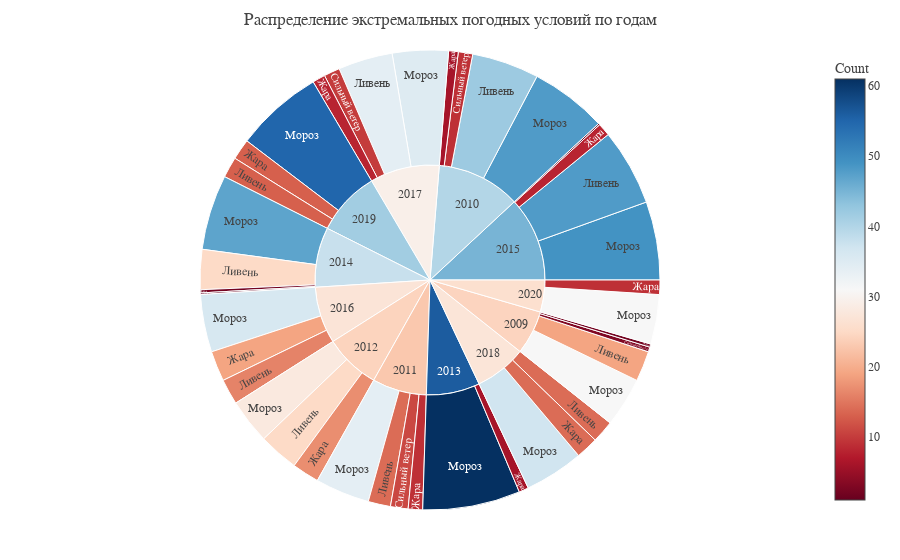

The cell this chart's notebook holds for it:
### Markdown cell above
# 10. Анализ экстремальных погодных явлений

### Code cell
# Идентификация экстремальных погодных условий
extreme_conditions = df.copy()
extreme_conditions['Extreme_Event'] = 'Норма'

# Определение экстремальных условий
extreme_conditions.loc[extreme_conditions['Maximum temperature (°F)'] > 85, 'Extreme_Event'] = 'Жара'
extreme_conditions.loc[extreme_conditions['Minimum temperature (°F)'] < 15, 'Extreme_Event'] = 'Мороз'
extreme_conditions.loc[extreme_conditions['Maximum windspeed (mph)'] > 40, 'Extreme_Event'] = 'Сильный ветер'
extreme_conditions.loc[extreme_conditions['Rainfall for month (in)'] > 1.5, 'Extreme_Event'] = 'Ливень'

extreme_counts = extreme_conditions[extreme_conditions['Extreme_Event'] != 'Норма'].groupby(
    ['Year', 'Extreme_Event']).size().reset_index(name='Count')

fig = px.sunburst(extreme_counts, path=['Year', 'Extreme_Event'], values='Count',
                  title='Распределение экстремальных погодных условий по годам',
                  color='Count', color_continuous_scale='RdBu')

fig.show()

# Статистика экстремальных явлений
print("СТАТИСТИКА ЭКСТРЕМАЛЬНЫХ ЯВЛЕНИЙ:")
for event in ['Жара', 'Мороз', 'Сильный ветер', 'Ливень']:
    count = len(extreme_conditions[extreme_conditions['Extreme_Event'] == event])
    print(f"{event}: {count} дней ({count/len(df)*100:.1f}%)")

### Figure 1 — Plotly figure (JSON) as saved in the notebook; plotly's stock layout.template omitted (floating-point values rounded to 4 significant figures)
{"data": [{"branchvalues": "total", "customdata": [[2.0], [19.0], [31.0], [3.0], [6.0], [42.0], [48.0], [9.0], [9.0], [14.0], [34.0], [11.0], [17.0], [25.0], [28.0], [6.0], [61.0], [2.0], [25.0], [47.0], [1.0], [8.0], [48.0], [49.0], [1.0], [19.0], [16.0], [36.0], [8.0], [34.0], [35.0], [10.0], [14.0], [14.0], [37.0], [13.0], [13.0], [55.0], [9.0], [31.0], [24.27], [39.86], [22.85], [24.26], [56.07], [37.85], [45.0], [26.94], [29.25], [27.09], [41.52], [26.05]], "domain": {"x": [0, 1], "y": [0, 1]}, "hovertemplate": "labels=%{label}<br>Count_sum=%{value}<br>parent=%{parent}<br>id=%{id}<br>Count=%{color}<extra></extra>", "ids": ["2009/Жара", "2009/Ливень", "2009/Мороз", "2009/Сильный ветер", "2010/Жара", "2010/Ливень", "2010/Мороз", "2010/Сильный ветер", "2011/Жара", "2011/Ливень", "2011/Мороз", "2011/Сильный ветер", "2012/Жара", "2012/Ливень", "2012/Мороз", "2013/Жара", "2013/Мороз", "2014/Жара", "2014/Ливень", "2014/Мороз", "2014/Сильный ветер", "2015/Жара", "2015/Ливень", "2015/Мороз", "2015/Сильный ветер", "2016/Жара", "2016/Ливень", "2016/Мороз", "2017/Жара", "2017/Ливень", "2017/Мороз", "2017/Сильный ветер", "2018/Жара", "2018/Ливень", "2018/Мороз", "2019/Жара", "2019/Ливень", "2019/Мороз", "2020/Жара", "2020/Мороз", "2009", "2010", "2011", "2012", "2013", "2014", "2015", "2016", "2017", "2018", "2019", "2020"], "labels": ["Жара", "Ливень", "Мороз", "Сильный ветер", "Жара", "Ливень", "Мороз", "Сильный ветер", "Жара", "Ливень", "Мороз", "Сильный ветер", "Жара", "Ливень", "Мороз", "Жара", "Мороз", "Жара", "Ливень", "Мороз", "Сильный ветер", "Жара", "Ливень", "Мороз", "Сильный ветер", "Жара", "Ливень", "Мороз", "Жара", "Ливень", "Мороз", "Сильный ветер", "Жара", "Ливень", "Мороз", "Жара", "Ливень", "Мороз", "Жара", "Мороз", "2009", "2010", "2011", "2012", "2013", "2014", "2015", "2016", "2017", "2018", "2019", "2020"], "marker": {"coloraxis": "coloraxis", "colors": [2.0, 19.0, 31.0, 3.0, 6.0, 42.0, 48.0, 9.0, 9.0, 14.0, 34.0, 11.0, 17.0, 25.0, 28.0, 6.0, 61.0, 2.0, 25.0, 47.0, 1.0, 8.0, 48.0, 49.0, 1.0, 19.0, 16.0, 36.0, 8.0, 34.0, 35.0, 10.0, 14.0, 14.0, 37.0, 13.0, 13.0, 55.0, 9.0, 31.0, 24.27, 39.86, 22.85, 24.26, 56.07, 37.85, 45.0, 26.94, 29.25, 27.09, 41.52, 26.05]}, "name": "", "parents": ["2009", "2009", "2009", "2009", "2010", "2010", "2010", "2010", "2011", "2011", "2011", "2011", "2012", "2012", "2012", "2013", "2013", "2014", "2014", "2014", "2014", "2015", "2015", "2015", "2015", "2016", "2016", "2016", "2017", "2017", "2017", "2017", "2018", "2018", "2018", "2019", "2019", "2019", "2020", "2020", "", "", "", "", "", "", "", "", "", "", "", ""], "type": "sunburst", "values": [2.0, 19.0, 31.0, 3.0, 6.0, 42.0, 48.0, 9.0, 9.0, 14.0, 34.0, 11.0, 17.0, 25.0, 28.0, 6.0, 61.0, 2.0, 25.0, 47.0, 1.0, 8.0, 48.0, 49.0, 1.0, 19.0, 16.0, 36.0, 8.0, 34.0, 35.0, 10.0, 14.0, 14.0, 37.0, 13.0, 13.0, 55.0, 9.0, 31.0, 55.0, 105.0, 68.0, 70.0, 67.0, 75.0, 106.0, 71.0, 87.0, 65.0, 81.0, 40.0]}], "layout": {"coloraxis": {"colorbar": {"title": {"text": "Count"}}, "colorscale": [[0, "rgb(103,0,31)"], [0.1, "rgb(178,24,43)"], [0.2, "rgb(214,96,77)"], [0.3, "rgb(244,165,130)"], [0.4, "rgb(253,219,199)"], [0.5, "rgb(247,247,247)"], [0.6, "rgb(209,229,240)"], [0.7, "rgb(146,197,222)"], [0.8, "rgb(67,147,195)"], [0.9, "rgb(33,102,172)"], [1, "rgb(5,48,97)"]]}, "legend": {"tracegroupgap": 0}, "title": {"text": "Распределение экстремальных погодных условий по годам"}}}
